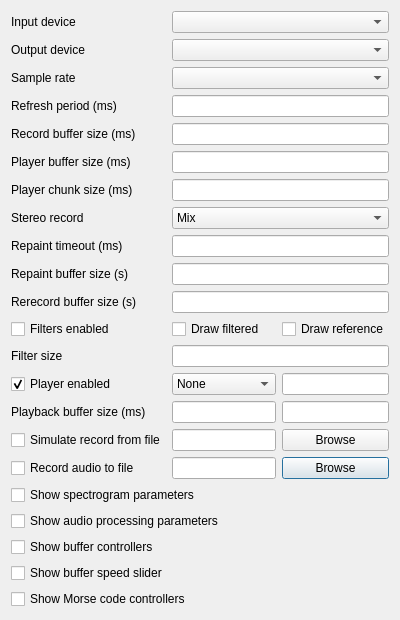
<?xml version="1.0" encoding="UTF-8"?>
<ui version="4.0">
 <class>SoundSettings</class>
 <widget class="QDialog" name="SoundSettings">
  <property name="geometry">
   <rect>
    <x>0</x>
    <y>0</y>
    <width>400</width>
    <height>590</height>
   </rect>
  </property>
  <property name="windowTitle">
   <string>Sound settings</string>
  </property>
  <layout class="QGridLayout" name="gridLayout">
   <item row="15" column="2">
    <widget class="QLineEdit" name="PlaybackCompensation"/>
   </item>
   <item row="22" column="0" colspan="3">
    <widget class="QCheckBox" name="VisibleBufSpeedC">
     <property name="text">
      <string>Show buffer speed slider</string>
     </property>
    </widget>
   </item>
   <item row="6" column="0">
    <widget class="QLabel" name="SoundBufferRL">
     <property name="text">
      <string>Record buffer size (ms)</string>
     </property>
    </widget>
   </item>
   <item row="21" column="0" colspan="3">
    <widget class="QCheckBox" name="VisibleBufC">
     <property name="text">
      <string>Show buffer controllers</string>
     </property>
    </widget>
   </item>
   <item row="20" column="0" colspan="3">
    <widget class="QCheckBox" name="VisibleProcC">
     <property name="text">
      <string>Show audio processing parameters</string>
     </property>
    </widget>
   </item>
   <item row="16" column="1">
    <widget class="QLineEdit" name="PlaybackBufferMinT"/>
   </item>
   <item row="0" column="1" colspan="2">
    <widget class="QComboBox" name="DeviceIS"/>
   </item>
   <item row="16" column="0">
    <widget class="QLabel" name="PlaybackBufferL">
     <property name="text">
      <string>Playback buffer size (ms)</string>
     </property>
    </widget>
   </item>
   <item row="18" column="2">
    <widget class="QPushButton" name="ToFileB">
     <property name="text">
      <string>Browse</string>
     </property>
    </widget>
   </item>
   <item row="1" column="1" colspan="2">
    <widget class="QComboBox" name="DeviceOS"/>
   </item>
   <item row="3" column="0">
    <widget class="QLabel" name="RefreshL">
     <property name="text">
      <string>Refresh period (ms)</string>
     </property>
    </widget>
   </item>
   <item row="3" column="1" colspan="2">
    <widget class="QLineEdit" name="RefreshT">
     <property name="text">
      <string/>
     </property>
    </widget>
   </item>
   <item row="8" column="1" colspan="2">
    <widget class="QLineEdit" name="SoundChunkT">
     <property name="text">
      <string/>
     </property>
    </widget>
   </item>
   <item row="7" column="0">
    <widget class="QLabel" name="SoundBufferPL">
     <property name="text">
      <string>Player buffer size (ms)</string>
     </property>
    </widget>
   </item>
   <item row="17" column="2">
    <widget class="QPushButton" name="FromFileB">
     <property name="text">
      <string>Browse</string>
     </property>
    </widget>
   </item>
   <item row="6" column="1" colspan="2">
    <widget class="QLineEdit" name="SoundBufferRT">
     <property name="text">
      <string/>
     </property>
    </widget>
   </item>
   <item row="10" column="1" colspan="2">
    <widget class="QLineEdit" name="RepaintTimeoutT"/>
   </item>
   <item row="11" column="0">
    <widget class="QLabel" name="RepaintBufferSizeL">
     <property name="text">
      <string>Repaint buffer size (s)</string>
     </property>
    </widget>
   </item>
   <item row="11" column="1" colspan="2">
    <widget class="QLineEdit" name="RepaintBufferSizeT"/>
   </item>
   <item row="15" column="1">
    <widget class="QComboBox" name="PlayerEnabledS">
     <item>
      <property name="text">
       <string>None</string>
      </property>
     </item>
     <item>
      <property name="text">
       <string>Raw</string>
      </property>
     </item>
     <item>
      <property name="text">
       <string>Filtered</string>
      </property>
     </item>
     <item>
      <property name="text">
       <string>Reference</string>
      </property>
     </item>
    </widget>
   </item>
   <item row="10" column="0">
    <widget class="QLabel" name="RepaintTimeoutL">
     <property name="text">
      <string>Repaint timeout (ms)</string>
     </property>
    </widget>
   </item>
   <item row="9" column="0">
    <widget class="QLabel" name="SoundStereoModeL">
     <property name="text">
      <string>Stereo record</string>
     </property>
    </widget>
   </item>
   <item row="15" column="0">
    <widget class="QCheckBox" name="PlayerEnabledC">
     <property name="text">
      <string>Player enabled</string>
     </property>
     <property name="checked">
      <bool>true</bool>
     </property>
    </widget>
   </item>
   <item row="18" column="1">
    <widget class="QLineEdit" name="ToFileT">
     <property name="text">
      <string/>
     </property>
     <property name="readOnly">
      <bool>true</bool>
     </property>
    </widget>
   </item>
   <item row="13" column="0">
    <widget class="QCheckBox" name="FiltersEnabledC">
     <property name="text">
      <string>Filters enabled</string>
     </property>
    </widget>
   </item>
   <item row="2" column="1" colspan="2">
    <widget class="QComboBox" name="SampleRateS"/>
   </item>
   <item row="16" column="2">
    <widget class="QLineEdit" name="PlaybackBufferMaxT"/>
   </item>
   <item row="9" column="1" colspan="2">
    <widget class="QComboBox" name="SoundStereoModeS">
     <item>
      <property name="text">
       <string>Mix</string>
      </property>
     </item>
     <item>
      <property name="text">
       <string>Left</string>
      </property>
     </item>
     <item>
      <property name="text">
       <string>Right</string>
      </property>
     </item>
     <item>
      <property name="text">
       <string>Difference</string>
      </property>
     </item>
    </widget>
   </item>
   <item row="17" column="0">
    <widget class="QCheckBox" name="AudioFromFileC">
     <property name="text">
      <string>Simulate record from file</string>
     </property>
    </widget>
   </item>
   <item row="2" column="0">
    <widget class="QLabel" name="SampleRateL">
     <property name="text">
      <string>Sample rate</string>
     </property>
    </widget>
   </item>
   <item row="1" column="0">
    <widget class="QLabel" name="DeviceOL">
     <property name="text">
      <string>Output device</string>
     </property>
    </widget>
   </item>
   <item row="0" column="0">
    <widget class="QLabel" name="DeviceIL">
     <property name="text">
      <string>Input device</string>
     </property>
    </widget>
   </item>
   <item row="8" column="0">
    <widget class="QLabel" name="SoundChunkL">
     <property name="text">
      <string>Player chunk size (ms)</string>
     </property>
    </widget>
   </item>
   <item row="18" column="0">
    <widget class="QCheckBox" name="ToFileC">
     <property name="text">
      <string>Record audio to file</string>
     </property>
    </widget>
   </item>
   <item row="13" column="2">
    <widget class="QCheckBox" name="FiltersDrawRefC">
     <property name="text">
      <string>Draw reference</string>
     </property>
    </widget>
   </item>
   <item row="7" column="1" colspan="2">
    <widget class="QLineEdit" name="SoundBufferPT">
     <property name="text">
      <string/>
     </property>
    </widget>
   </item>
   <item row="23" column="0" colspan="3">
    <widget class="QCheckBox" name="VisibleMorseC">
     <property name="text">
      <string>Show Morse code controllers</string>
     </property>
    </widget>
   </item>
   <item row="13" column="1">
    <widget class="QCheckBox" name="FiltersDrawFilC">
     <property name="text">
      <string>Draw filtered</string>
     </property>
    </widget>
   </item>
   <item row="17" column="1">
    <widget class="QLineEdit" name="FromFileT">
     <property name="enabled">
      <bool>true</bool>
     </property>
     <property name="text">
      <string/>
     </property>
     <property name="readOnly">
      <bool>true</bool>
     </property>
    </widget>
   </item>
   <item row="14" column="1" colspan="2">
    <widget class="QLineEdit" name="FilterSizeT"/>
   </item>
   <item row="19" column="0" colspan="3">
    <widget class="QCheckBox" name="VisibleSpectrogramC">
     <property name="text">
      <string>Show spectrogram parameters</string>
     </property>
    </widget>
   </item>
   <item row="14" column="0">
    <widget class="QLabel" name="FilterSizeL">
     <property name="text">
      <string>Filter size</string>
     </property>
    </widget>
   </item>
   <item row="12" column="0">
    <widget class="QLabel" name="ReplayBufferSizeL">
     <property name="text">
      <string>Rerecord buffer size (s)</string>
     </property>
    </widget>
   </item>
   <item row="12" column="1" colspan="2">
    <widget class="QLineEdit" name="ReplayBufferSizeT"/>
   </item>
  </layout>
 </widget>
 <tabstops>
  <tabstop>DeviceIS</tabstop>
  <tabstop>DeviceOS</tabstop>
  <tabstop>SampleRateS</tabstop>
  <tabstop>RefreshT</tabstop>
  <tabstop>SoundBufferRT</tabstop>
  <tabstop>SoundBufferPT</tabstop>
  <tabstop>SoundChunkT</tabstop>
  <tabstop>SoundStereoModeS</tabstop>
  <tabstop>RepaintTimeoutT</tabstop>
  <tabstop>RepaintBufferSizeT</tabstop>
  <tabstop>ReplayBufferSizeT</tabstop>
  <tabstop>FiltersEnabledC</tabstop>
  <tabstop>FiltersDrawFilC</tabstop>
  <tabstop>FiltersDrawRefC</tabstop>
  <tabstop>FilterSizeT</tabstop>
  <tabstop>PlayerEnabledC</tabstop>
  <tabstop>PlayerEnabledS</tabstop>
  <tabstop>PlaybackCompensation</tabstop>
  <tabstop>PlaybackBufferMinT</tabstop>
  <tabstop>PlaybackBufferMaxT</tabstop>
  <tabstop>AudioFromFileC</tabstop>
  <tabstop>FromFileT</tabstop>
  <tabstop>FromFileB</tabstop>
  <tabstop>ToFileC</tabstop>
  <tabstop>ToFileT</tabstop>
  <tabstop>ToFileB</tabstop>
  <tabstop>VisibleSpectrogramC</tabstop>
  <tabstop>VisibleProcC</tabstop>
  <tabstop>VisibleBufC</tabstop>
  <tabstop>VisibleBufSpeedC</tabstop>
  <tabstop>VisibleMorseC</tabstop>
 </tabstops>
 <resources/>
 <connections/>
</ui>
